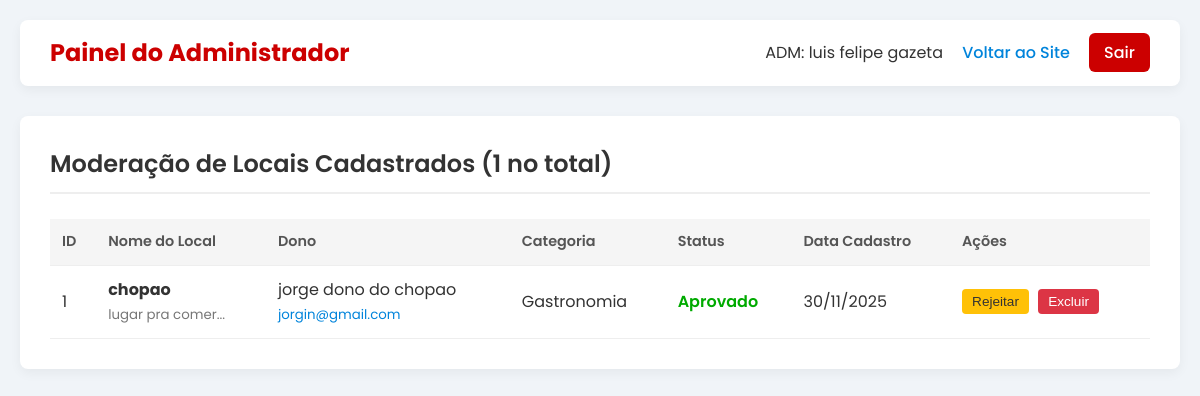
Page /php/admin_dashboard.php (signed in) on the earlier database version.
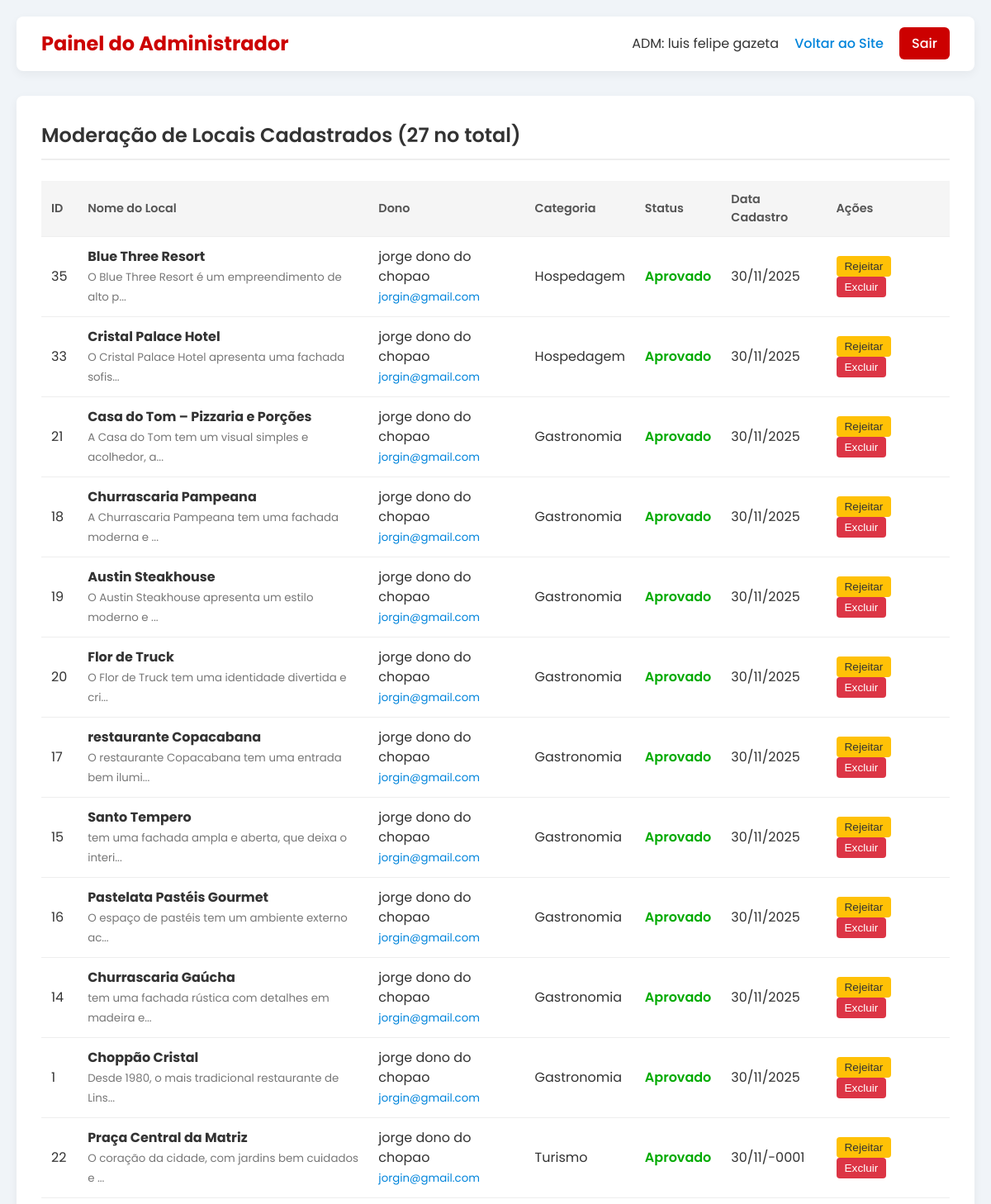
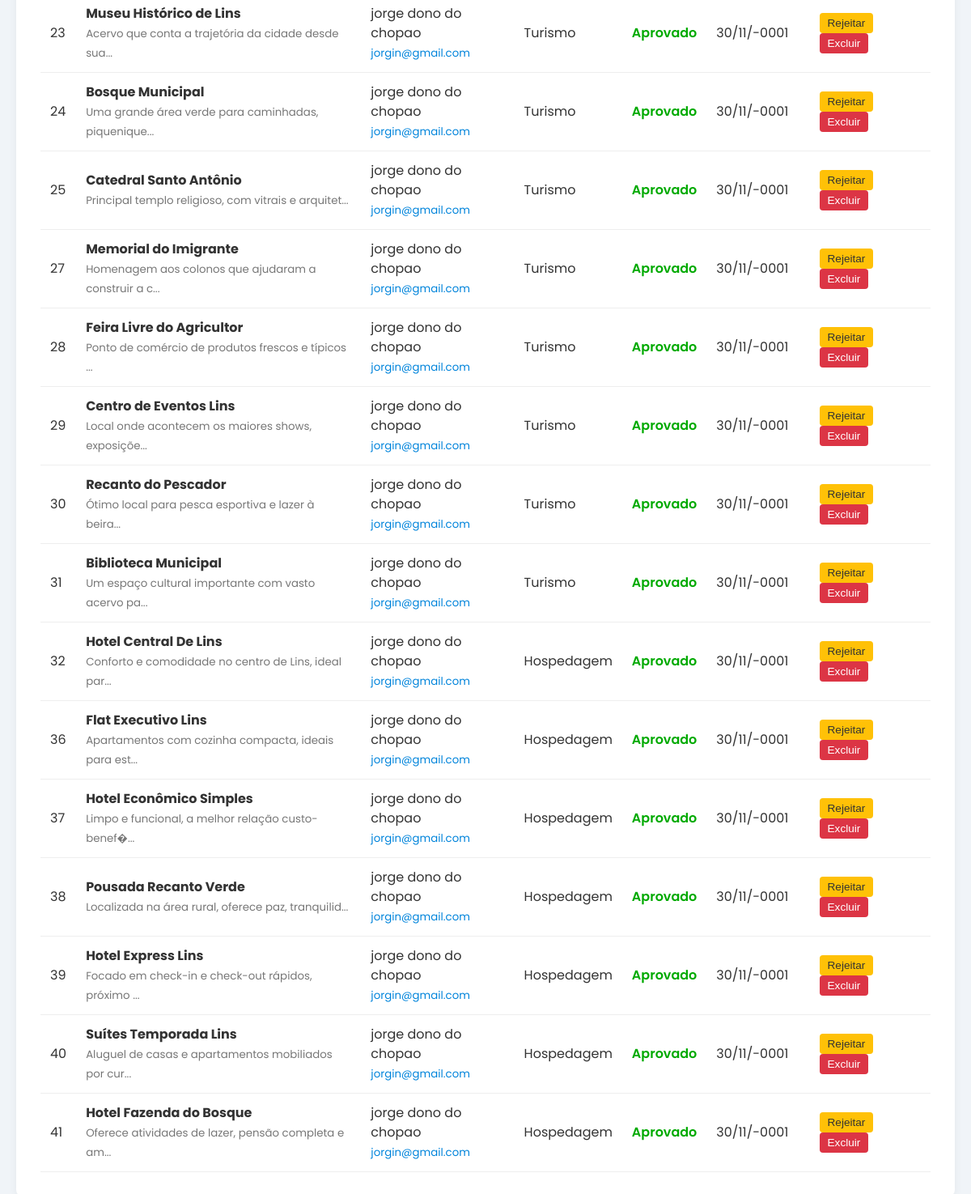
Same page on the later database version (2 pictures, top to bottom).
### tables this page shows
CREATE TABLE `lugares` (
  `id` int(11) NOT NULL,
  `dono_id` int(11) NOT NULL,
  `nome` varchar(255) NOT NULL,
  `descricao` text NOT NULL,
  `endereco` varchar(255) NOT NULL,
  `imagem` varchar(255) NOT NULL,
  `categoria` enum('destaque','turismo','gastronomia','hospedagem') NOT NULL,
  `status_aprovacao` enum('pendente','aprovado','rejeitado','') NOT NULL,
  `estrelas_media` decimal(2,1) NOT NULL,
  `data_cadastro` datetime NOT NULL,
  `cep` varchar(10) DEFAULT NULL,
  `telefone` varchar(15) DEFAULT NULL
);

CREATE TABLE `usuarios` (
  `id` int(11) NOT NULL,
  `nome` varchar(100) NOT NULL,
  `email` varchar(150) NOT NULL,
  `senha` varchar(255) NOT NULL,
  `tipo_usuario` enum('ADM','DONO','USUARIO','') NOT NULL,
  `data_registro` datetime NOT NULL
);

### php/admin_dashboard.php (the view, shortened to what this page needs)
<?php
include "conn.php";
$places = [];
try {
    $sql = "SELECT l.*, u.nome AS dono_nome, u.email AS dono_email FROM lugares l
            LEFT JOIN usuarios u ON l.dono_id = u.id
            ORDER BY l.data_cadastro DESC";
    $stmt = $pdo->prepare($sql);
    $stmt->execute();
    $places = $stmt->fetchAll(PDO::FETCH_ASSOC);
} catch (PDOException $e) {
    $message = "Erro ao carregar lista de locais: " . $e->getMessage();
    error_log("DB Error: " . $e->getMessage());
}
?>
<!DOCTYPE html>
<html lang="pt-br">
<head>
    <link rel="stylesheet" href="../css/style.css">
</head>
<body>
<div class="admin-container">
    <div class="header">
        <h1>Painel do Administrador</h1>
        <div>
            <span class="user-info">ADM: <?= htmlspecialchars($_SESSION['user']['name']) ?></span>
            <a href="../index.php" style="margin-left: 15px;">Voltar ao Site</a>
            <a href="logout.php" class="logout-btn" style="margin-left: 15px; background-color: #cc0000; color: white; padding: 8px 15px; border-radius: 6px;">Sair</a>
        </div>
    </div>
    <div class="content-area">
        <h2>Moderação de Locais Cadastrados (<?= count($places) ?> no total)</h2>
        <?php if (empty($places)): ?>
            <p>Nenhum local cadastrado no momento.</p>
        <?php else: ?>
            <table class="place-table">
                <thead>
                    <tr>
                        <th>ID</th>
                        <th>Nome do Local</th>
                        <th>Dono</th>
                        <th>Categoria</th>
                        <th>Status</th>
                        <th>Data Cadastro</th>
                        <th>Ações</th>
                    </tr>
                </thead>
                <tbody>
                    <?php foreach ($places as $place): ?>
                        <tr class="<?= $place['status_aprovacao'] === 'pendente' ? 'highlight-pending' : '' ?>">
                            <td><?= htmlspecialchars($place['id']) ?></td>
                            <td>
                                <strong><?= htmlspecialchars($place['nome']) ?></strong>
                                <br><small style="color: #777;"><?= htmlspecialchars(substr($place['descricao'], 0, 50)) ?>...</small>
                            </td>
                            <td>
                                <?= htmlspecialchars($place['dono_nome'] ?? 'Dono Excluído') ?>
                                <br><small style="color: #0084db;"><?= htmlspecialchars($place['dono_email'] ?? '') ?></small>
                            </td>
                            <td><?= htmlspecialchars(ucfirst($place['categoria'])) ?></td>
                            <td class="status-<?= htmlspecialchars($place['status_aprovacao']) ?>">
                                <?= htmlspecialchars(ucfirst($place['status_aprovacao'])) ?>
                            </td>
                            <td><?= date('d/m/Y', strtotime($place['data_cadastro'])) ?></td>
                            <td class="actions">
                                <form method="POST" action="admin_dashboard.php" style="display:inline;">
                                    <?php if ($place['status_aprovacao'] !== 'rejeitado'): ?>
                                        <button type="submit" name="action" value="reject" class="btn-reject">Rejeitar</button>
                                    <?php endif; ?>
                                    <button type="submit" name="action" value="delete" class="btn-delete" onclick="return confirm('Tem certeza que deseja EXCLUIR o local ID #<?= $place['id'] ?>? Esta ação é irreversível.');">Excluir</button>
                                </form>
                            </td>
                        </tr>
                    <?php endforeach; ?>
                </tbody>
            </table>
        <?php endif; ?>
    </div>
</div>
</body>
</html>

Differences in the rows shown:
added lugares: id "35", nome "Blue Three Resort", descricao "O Blue Three Resort é um empreendimento de alto p", dono.nome "jorge dono do chopao", dono.email "jorgin@gmail.com", categoria "Hospedagem", status_aprovacao "Aprovado", data_cadastro "30/11/2025", shows "Rejeitar"
added lugares: id "33", nome "Cristal Palace Hotel", descricao "O Cristal Palace Hotel apresenta uma fachada sofis", dono.nome "jorge dono do chopao", dono.email "jorgin@gmail.com", categoria "Hospedagem", status_aprovacao "Aprovado", data_cadastro "30/11/2025", shows "Rejeitar"
added lugares: id "21", nome "Casa do Tom – Pizzaria e Porções", descricao "A Casa do Tom tem um visual simples e acolhedor, a", dono.nome "jorge dono do chopao", dono.email "jorgin@gmail.com", categoria "Gastronomia", status_aprovacao "Aprovado", data_cadastro "30/11/2025", shows "Rejeitar"
added lugares: id "18", nome "Churrascaria Pampeana", descricao "A Churrascaria Pampeana tem uma fachada moderna e", dono.nome "jorge dono do chopao", dono.email "jorgin@gmail.com", categoria "Gastronomia", status_aprovacao "Aprovado", data_cadastro "30/11/2025", shows "Rejeitar"
added lugares: id "19", nome "Austin Steakhouse", descricao "O Austin Steakhouse apresenta um estilo moderno e", dono.nome "jorge dono do chopao", dono.email "jorgin@gmail.com", categoria "Gastronomia", status_aprovacao "Aprovado", data_cadastro "30/11/2025", shows "Rejeitar"
added lugares: id "20", nome "Flor de Truck", descricao "O Flor de Truck tem uma identidade divertida e cri", dono.nome "jorge dono do chopao", dono.email "jorgin@gmail.com", categoria "Gastronomia", status_aprovacao "Aprovado", data_cadastro "30/11/2025", shows "Rejeitar"
added lugares: id "17", nome "restaurante Copacabana", descricao "O restaurante Copacabana tem uma entrada bem ilumi", dono.nome "jorge dono do chopao", dono.email "jorgin@gmail.com", categoria "Gastronomia", status_aprovacao "Aprovado", data_cadastro "30/11/2025", shows "Rejeitar"
added lugares: id "15", nome "Santo Tempero", descricao "tem uma fachada ampla e aberta, que deixa o interi", dono.nome "jorge dono do chopao", dono.email "jorgin@gmail.com", categoria "Gastronomia", status_aprovacao "Aprovado", data_cadastro "30/11/2025", shows "Rejeitar"
added lugares: id "16", nome "Pastelata Pastéis Gourmet", descricao "O espaço de pastéis tem um ambiente externo ac", dono.nome "jorge dono do chopao", dono.email "jorgin@gmail.com", categoria "Gastronomia", status_aprovacao "Aprovado", data_cadastro "30/11/2025", shows "Rejeitar"
added lugares: id "14", nome "Churrascaria Gaúcha", descricao "tem uma fachada rústica com detalhes em madeira e", dono.nome "jorge dono do chopao", dono.email "jorgin@gmail.com", categoria "Gastronomia", status_aprovacao "Aprovado", data_cadastro "30/11/2025", shows "Rejeitar"
changed lugares id 1: nome "chopao" → "Choppão Cristal"; descricao "lugar pra comer" → "Desde 1980, o mais tradicional restaurante de Lins"
added lugares: id "22", nome "Praça Central da Matriz", descricao "O coração da cidade, com jardins bem cuidados e", dono.nome "jorge dono do chopao", dono.email "jorgin@gmail.com", categoria "Turismo", status_aprovacao "Aprovado", data_cadastro "30/11/-0001", shows "Rejeitar"
added lugares: id "23", nome "Museu Histórico de Lins", descricao "Acervo que conta a trajetória da cidade desde sua", dono.nome "jorge dono do chopao", dono.email "jorgin@gmail.com", categoria "Turismo", status_aprovacao "Aprovado", data_cadastro "30/11/-0001", shows "Rejeitar"
added lugares: id "24", nome "Bosque Municipal", descricao "Uma grande área verde para caminhadas, piquenique", dono.nome "jorge dono do chopao", dono.email "jorgin@gmail.com", categoria "Turismo", status_aprovacao "Aprovado", data_cadastro "30/11/-0001", shows "Rejeitar"
added lugares: id "25", nome "Catedral Santo Antônio", descricao "Principal templo religioso, com vitrais e arquitet", dono.nome "jorge dono do chopao", dono.email "jorgin@gmail.com", categoria "Turismo", status_aprovacao "Aprovado", data_cadastro "30/11/-0001", shows "Rejeitar"
added lugares: id "27", nome "Memorial do Imigrante", descricao "Homenagem aos colonos que ajudaram a construir a c", dono.nome "jorge dono do chopao", dono.email "jorgin@gmail.com", categoria "Turismo", status_aprovacao "Aprovado", data_cadastro "30/11/-0001", shows "Rejeitar"
added lugares: id "28", nome "Feira Livre do Agricultor", descricao "Ponto de comércio de produtos frescos e típicos", dono.nome "jorge dono do chopao", dono.email "jorgin@gmail.com", categoria "Turismo", status_aprovacao "Aprovado", data_cadastro "30/11/-0001", shows "Rejeitar"
added lugares: id "29", nome "Centro de Eventos Lins", descricao "Local onde acontecem os maiores shows, exposiçõe", dono.nome "jorge dono do chopao", dono.email "jorgin@gmail.com", categoria "Turismo", status_aprovacao "Aprovado", data_cadastro "30/11/-0001", shows "Rejeitar"
added lugares: id "30", nome "Recanto do Pescador", descricao "Ótimo local para pesca esportiva e lazer à beira", dono.nome "jorge dono do chopao", dono.email "jorgin@gmail.com", categoria "Turismo", status_aprovacao "Aprovado", data_cadastro "30/11/-0001", shows "Rejeitar"
added lugares: id "31", nome "Biblioteca Municipal", descricao "Um espaço cultural importante com vasto acervo pa", dono.nome "jorge dono do chopao", dono.email "jorgin@gmail.com", categoria "Turismo", status_aprovacao "Aprovado", data_cadastro "30/11/-0001", shows "Rejeitar"
added lugares: id "32", nome "Hotel Central De Lins", descricao "Conforto e comodidade no centro de Lins, ideal par", dono.nome "jorge dono do chopao", dono.email "jorgin@gmail.com", categoria "Hospedagem", status_aprovacao "Aprovado", data_cadastro "30/11/-0001", shows "Rejeitar"
added lugares: id "36", nome "Flat Executivo Lins", descricao "Apartamentos com cozinha compacta, ideais para est", dono.nome "jorge dono do chopao", dono.email "jorgin@gmail.com", categoria "Hospedagem", status_aprovacao "Aprovado", data_cadastro "30/11/-0001", shows "Rejeitar"
added lugares: id "37", nome "Hotel Econômico Simples", descricao "Limpo e funcional, a melhor relação custo-benef�", dono.nome "jorge dono do chopao", dono.email "jorgin@gmail.com", categoria "Hospedagem", status_aprovacao "Aprovado", data_cadastro "30/11/-0001", shows "Rejeitar"
added lugares: id "38", nome "Pousada Recanto Verde", descricao "Localizada na área rural, oferece paz, tranquilid", dono.nome "jorge dono do chopao", dono.email "jorgin@gmail.com", categoria "Hospedagem", status_aprovacao "Aprovado", data_cadastro "30/11/-0001", shows "Rejeitar"
added lugares: id "39", nome "Hotel Express Lins", descricao "Focado em check-in e check-out rápidos, próximo", dono.nome "jorge dono do chopao", dono.email "jorgin@gmail.com", categoria "Hospedagem", status_aprovacao "Aprovado", data_cadastro "30/11/-0001", shows "Rejeitar"
added lugares: id "40", nome "Suítes Temporada Lins", descricao "Aluguel de casas e apartamentos mobiliados por cur", dono.nome "jorge dono do chopao", dono.email "jorgin@gmail.com", categoria "Hospedagem", status_aprovacao "Aprovado", data_cadastro "30/11/-0001", shows "Rejeitar"
added lugares: id "41", nome "Hotel Fazenda do Bosque", descricao "Oferece atividades de lazer, pensão completa e am", dono.nome "jorge dono do chopao", dono.email "jorgin@gmail.com", categoria "Hospedagem", status_aprovacao "Aprovado", data_cadastro "30/11/-0001", shows "Rejeitar"
Other differences:
count($places): "1" → "27"
